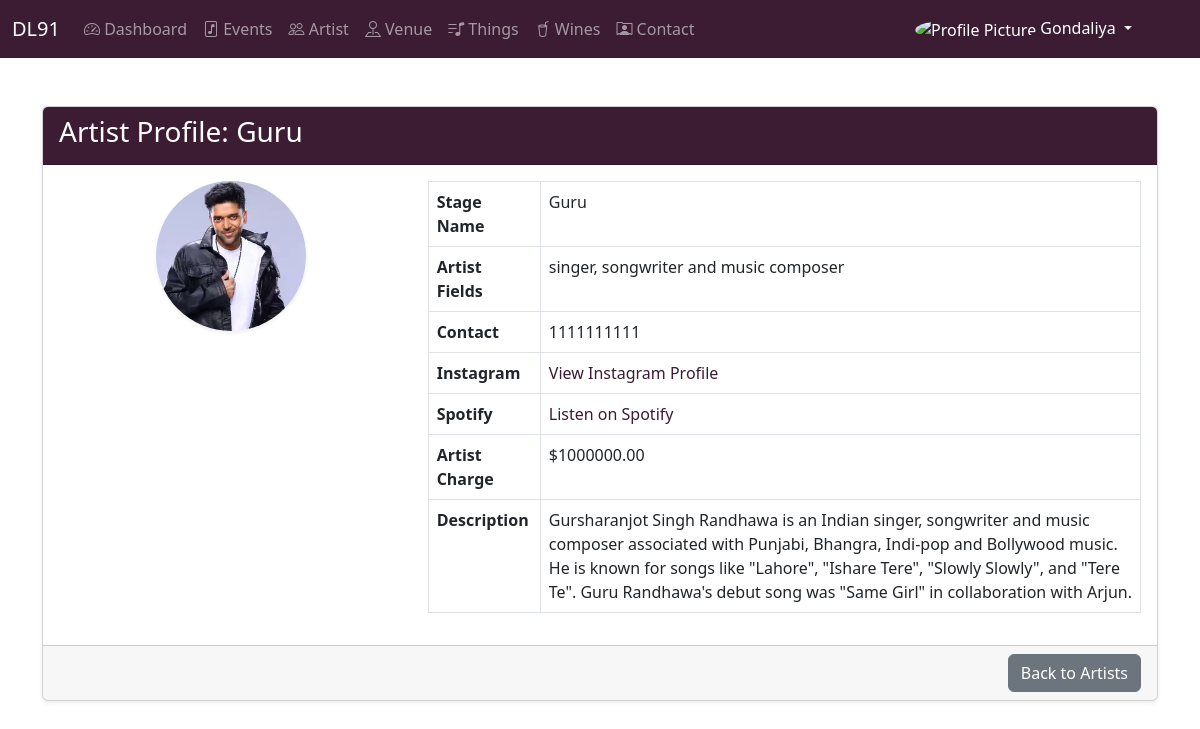
/view_artist/fe9b0767823241e1a0cd9cc1ffeb861d (signed in), run on an earlier commit of the app's database.
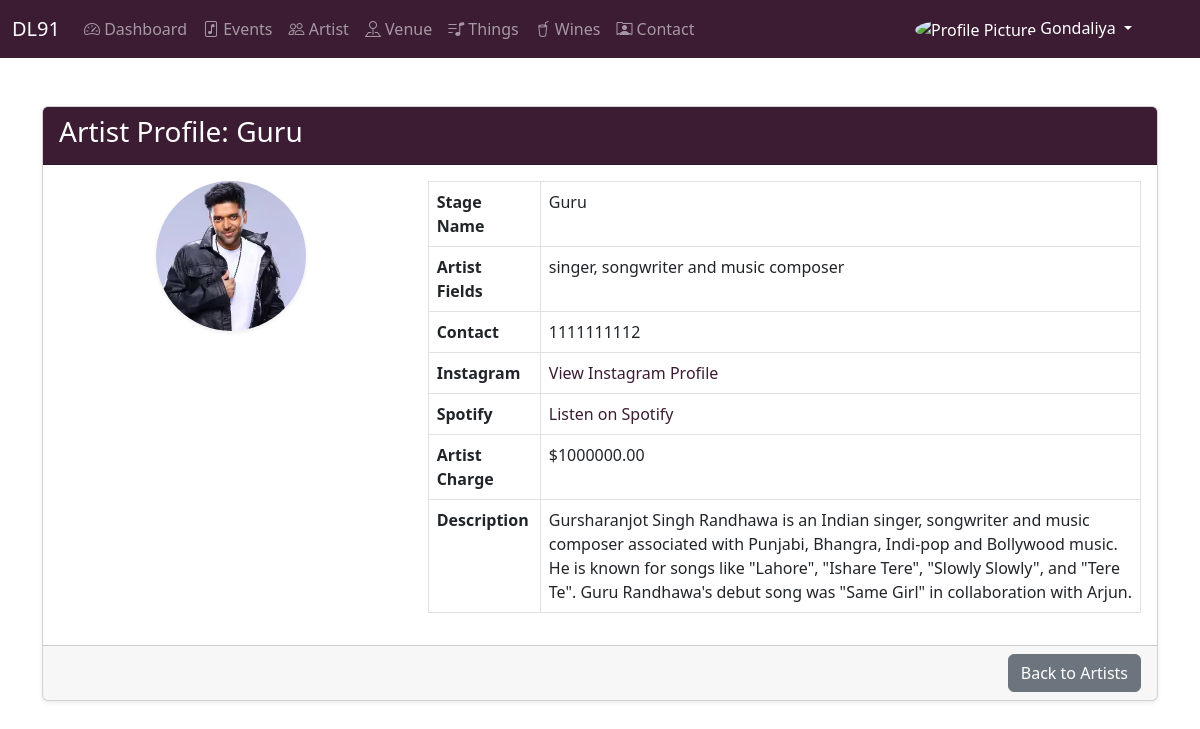
And on a later commit of the database.
### apps/artist/models.py (models this page shows, shortened)
class Artist(BaseClass):
    manager = models.ForeignKey(Manager, on_delete=models.CASCADE)
    profile_picture = models.ImageField(upload_to='artist_profile_pictures/')
    stage_name = models.CharField(max_length=200)
    artist_fields = models.CharField(max_length=200)
    contact = models.CharField(max_length=20)
    instagram_profile = models.URLField(max_length=200)
    spotify_link = models.URLField(max_length=200)
    artist_charge = models.DecimalField(max_digits=10, decimal_places=2)
    description = models.TextField()

### apps/dashboard/views.py (the view)
# urls.py: path('view_artist/<str:artist_id>', DashboardViews.view_artist, name='view_artist'),
    @login_required
    def view_artist(request, artist_id):
        get_artist = Artist.objects.filter(dl91_id=artist_id).first()
        if get_artist:
            context = {
                'artist': get_artist
            }
            return render(request, 'dashboard/artist_view.html', context)
        else:
            messages.error(request, 'Artist not found.')
            return redirect('artists')

### apps/dashboard/views.py (called while the page is built)
def login_required(view_func):
    @wraps(view_func)
    def wrapper(request, *args, **kwargs):
        if 'manager_id' in request.session:
            return view_func(request, *args, **kwargs)
        else:
            messages.error(request, 'You are not logged in. Please log in to access the dashboard.')
            return redirect('login')
    return wrapper

### apps/dashboard/templates/dashboard/artist_view.html (shortened to what this page needs)
{% extends 'dashboard/base.html' %} {% load static %}  {% block body %}
<div class="container mt-5">
    <div class="card shadow-sm">
        <div class="card-header DL91_BG text-white">
            <h3 class="card-title">Artist Profile: {{ artist.stage_name }}</h3>
        </div>
        <div class="card-body">
            <div class="row">
                <div class="col-md-4 text-center">
                    <img
                        src="{{ artist.profile_picture.url }}"
                        alt="{{ artist.stage_name }}'s profile picture"
                        class="img-fluid rounded-circle shadow-sm mb-3"
                        style="width: 150px; height: 150px; object-fit: cover;"
                    >
                </div>
                <div class="col-md-8">
                    <table class="table table-bordered">
                        <tbody>
                            <tr>
                                <th>Stage Name</th>
                                <td>{{ artist.stage_name }}</td>
                            </tr>
                            <tr>
                                <th>Artist Fields</th>
                                <td>{{ artist.artist_fields }}</td>
                            </tr>
                            <tr>
                                <th>Contact</th>
                                <td>{{ artist.contact }}</td>
                            </tr>
                            <tr>
                                <th>Instagram</th>
                                <td>
                                    <a href="{{ artist.instagram_profile }}" target="_blank" class="text-decoration-none">
                                        View Instagram Profile
                                    </a>
                                </td>
                            </tr>
                            <tr>
                                <th>Spotify</th>
                                <td>
                                    <a href="{{ artist.spotify_link }}" target="_blank" class="text-decoration-none">
                                        Listen on Spotify
                                    </a>
                                </td>
                            </tr>
                            <tr>
                                <th>Artist Charge</th>
                                <td>${{ artist.artist_charge }}</td>
                            </tr>
                            <tr>
                                <th>Description</th>
                                <td>{{ artist.description }}</td>
                            </tr>
                        </tbody>
                    </table>
                </div>
            </div>
        </div>
        <div class="card-footer text-end">
            <a href="{% url 'artists' %}" class="btn btn-secondary">Back to Artists</a>
        </div>
    </div>
</div>
{% endblock %}

What changed in the data, as far as the page shows it:
changed Artist "Guru": contact "1111111111" → "1111111112"
